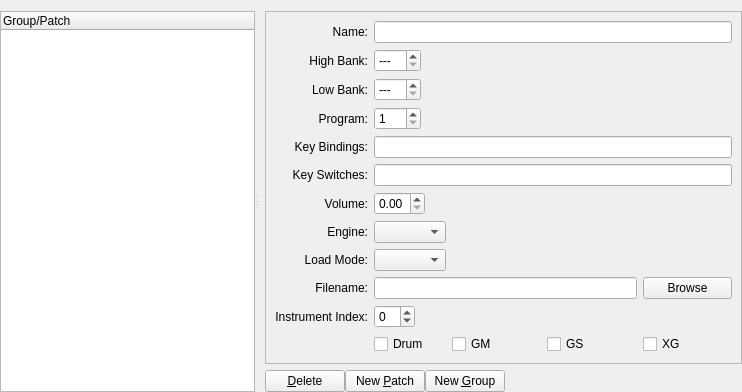
           <widget class="QWidget" name="patchesTab">
            <property name="autoFillBackground">
             <bool>true</bool>
            </property>
            <attribute name="title">
             <string>    Pa&amp;tches    </string>
            </attribute>
            <layout class="QVBoxLayout">
             <property name="leftMargin">
              <number>0</number>
             </property>
             <property name="rightMargin">
              <number>0</number>
             </property>
             <property name="bottomMargin">
              <number>0</number>
             </property>
             <item>
              <widget class="QSplitter" name="splitter5">
               <property name="orientation">
                <enum>Qt::Horizontal</enum>
               </property>
               <widget class="QTreeWidget" name="patchView">
                <property name="sizePolicy">
                 <sizepolicy hsizetype="Expanding" vsizetype="Expanding">
                  <horstretch>0</horstretch>
                  <verstretch>0</verstretch>
                 </sizepolicy>
                </property>
                <property name="toolTip">
                 <string/>
                </property>
                <property name="whatsThis">
                 <string>List of groups and patches.</string>
                </property>
                <property name="alternatingRowColors">
                 <bool>true</bool>
                </property>
                <property name="rootIsDecorated">
                 <bool>true</bool>
                </property>
                <property name="allColumnsShowFocus">
                 <bool>true</bool>
                </property>
                <column>
                 <property name="text">
                  <string>Group/Patch</string>
                 </property>
                </column>
               </widget>
               <widget class="QWidget" name="layout27">
                <layout class="QVBoxLayout" stretch="1,1,0">
                 <property name="spacing">
                  <number>0</number>
                 </property>
                 <property name="leftMargin">
                  <number>6</number>
                 </property>
                 <property name="rightMargin">
                  <number>0</number>
                 </property>
                 <item>
                  <widget class="QFrame" name="propertiesFrame">
                   <property name="frameShape">
                    <enum>QFrame::StyledPanel</enum>
                   </property>
                   <property name="frameShadow">
                    <enum>QFrame::Raised</enum>
                   </property>
                   <layout class="QVBoxLayout" name="verticalLayout">
                    <property name="margin">
                     <number>0</number>
                    </property>
                    <item>
                     <widget class="QFrame" name="frame2">
                      <layout class="QGridLayout" name="gridLayout_2">
                       <item row="0" column="0">
                        <widget class="QLabel" name="textLabelPatchName">
                         <property name="text">
                          <string>Name:</string>
                         </property>
                         <property name="alignment">
                          <set>Qt::AlignRight|Qt::AlignTrailing|Qt::AlignVCenter</set>
                         </property>
                         <property name="wordWrap">
                          <bool>false</bool>
                         </property>
                        </widget>
                       </item>
                       <item row="0" column="1" colspan="4">
                        <widget class="QLineEdit" name="patchNameEdit">
                         <property name="toolTip">
                          <string>Group or patch name</string>
                         </property>
                         <property name="whatsThis">
                          <string>Group or patch name</string>
                         </property>
                        </widget>
                       </item>
                       <item row="1" column="0">
                        <widget class="QLabel" name="textLabel2_2">
                         <property name="text">
                          <string>High Bank:</string>
                         </property>
                         <property name="alignment">
                          <set>Qt::AlignRight|Qt::AlignTrailing|Qt::AlignVCenter</set>
                         </property>
                         <property name="wordWrap">
                          <bool>false</bool>
                         </property>
                        </widget>
                       </item>
                       <item row="1" column="1">
                        <widget class="QSpinBox" name="spinBoxHBank">
                         <property name="sizePolicy">
                          <sizepolicy hsizetype="Fixed" vsizetype="Fixed">
                           <horstretch>0</horstretch>
                           <verstretch>0</verstretch>
                          </sizepolicy>
                         </property>
                         <property name="toolTip">
                          <string>Patch high bank number</string>
                         </property>
                         <property name="whatsThis">
                          <string>Patch high bank number. --- means don't care.</string>
                         </property>
                         <property name="specialValueText">
                          <string comment="dont care">---</string>
                         </property>
                         <property name="minimum">
                          <number>0</number>
                         </property>
                         <property name="maximum">
                          <number>128</number>
                         </property>
                         <property name="value">
                          <number>0</number>
                         </property>
                        </widget>
                       </item>
                       <item row="2" column="0">
                        <widget class="QLabel" name="textLabel3_2">
                         <property name="text">
                          <string>Low Bank:</string>
                         </property>
                         <property name="alignment">
                          <set>Qt::AlignRight|Qt::AlignTrailing|Qt::AlignVCenter</set>
                         </property>
                         <property name="wordWrap">
                          <bool>false</bool>
                         </property>
                        </widget>
                       </item>
                       <item row="2" column="1">
                        <widget class="QSpinBox" name="spinBoxLBank">
                         <property name="sizePolicy">
                          <sizepolicy hsizetype="Fixed" vsizetype="Fixed">
                           <horstretch>0</horstretch>
                           <verstretch>0</verstretch>
                          </sizepolicy>
                         </property>
                         <property name="toolTip">
                          <string>Patch low bank number</string>
                         </property>
                         <property name="whatsThis">
                          <string>Patch low bank number. --- means don't care.</string>
                         </property>
                         <property name="specialValueText">
                          <string>---</string>
                         </property>
                         <property name="minimum">
                          <number>0</number>
                         </property>
                         <property name="maximum">
                          <number>128</number>
                         </property>
                         <property name="value">
                          <number>0</number>
                         </property>
                        </widget>
                       </item>
                       <item row="3" column="0">
                        <widget class="QLabel" name="textLabel4_3">
                         <property name="text">
                          <string>Program:</string>
                         </property>
                         <property name="alignment">
                          <set>Qt::AlignRight|Qt::AlignTrailing|Qt::AlignVCenter</set>
                         </property>
                         <property name="wordWrap">
                          <bool>false</bool>
                         </property>
                        </widget>
                       </item>
                       <item row="3" column="1">
                        <widget class="QSpinBox" name="spinBoxProgram">
                         <property name="sizePolicy">
                          <sizepolicy hsizetype="Fixed" vsizetype="Fixed">
                           <horstretch>0</horstretch>
                           <verstretch>0</verstretch>
                          </sizepolicy>
                         </property>
                         <property name="toolTip">
                          <string>Patch program number</string>
                         </property>
                         <property name="whatsThis">
                          <string>Patch program number</string>
                         </property>
                         <property name="minimum">
                          <number>1</number>
                         </property>
                         <property name="maximum">
                          <number>128</number>
                         </property>
                         <property name="value">
                          <number>1</number>
                         </property>
                        </widget>
                       </item>
                       <item row="4" column="0">
                        <widget class="QLabel" name="label">
                         <property name="text">
                          <string>Key Bindings:</string>
                         </property>
                         <property name="alignment">
                          <set>Qt::AlignRight|Qt::AlignTrailing|Qt::AlignVCenter</set>
                         </property>
                        </widget>
                       </item>
                       <item row="4" column="1" colspan="4">
                        <widget class="QLineEdit" name="txtKeys">
                         <property name="toolTip">
                          <string>&lt;!DOCTYPE HTML PUBLIC &quot;-//W3C//DTD HTML 4.0//EN&quot; &quot;http://www.w3.org/TR/REC-html40/strict.dtd&quot;&gt;
&lt;html&gt;&lt;head&gt;&lt;meta name=&quot;qrichtext&quot; content=&quot;1&quot; /&gt;&lt;style type=&quot;text/css&quot;&gt;
p, li { white-space: pre-wrap; }
&lt;/style&gt;&lt;/head&gt;&lt;body style=&quot; font-family:'Luxi Serif'; font-size:10pt; font-weight:400; font-style:normal;&quot;&gt;
&lt;p style=&quot; margin-top:0px; margin-bottom:0px; margin-left:0px; margin-right:0px; -qt-block-indent:0; text-indent:0px;&quot;&gt;Insert and &lt;span style=&quot; font-weight:600;&quot;&gt;comma&lt;/span&gt; separated list of numbers from &lt;span style=&quot; font-weight:600;&quot;&gt;0...127&lt;/span&gt; to represent the active key range of this Patch.&lt;/p&gt;
&lt;p style=&quot; margin-top:0px; margin-bottom:0px; margin-left:0px; margin-right:0px; -qt-block-indent:0; text-indent:0px;&quot;&gt;Example: 8,26,27,28,56,58&lt;/p&gt;&lt;/body&gt;&lt;/html&gt;</string>
                         </property>
                        </widget>
                       </item>
                       <item row="5" column="0">
                        <widget class="QLabel" name="label_2">
                         <property name="text">
                          <string>Key Switches:</string>
                         </property>
                         <property name="alignment">
                          <set>Qt::AlignRight|Qt::AlignTrailing|Qt::AlignVCenter</set>
                         </property>
                        </widget>
                       </item>
                       <item row="5" column="1" colspan="4">
                        <widget class="QLineEdit" name="txtKeySwitches">
                         <property name="toolTip">
                          <string>&lt;!DOCTYPE HTML PUBLIC &quot;-//W3C//DTD HTML 4.0//EN&quot; &quot;http://www.w3.org/TR/REC-html40/strict.dtd&quot;&gt;
&lt;html&gt;&lt;head&gt;&lt;meta name=&quot;qrichtext&quot; content=&quot;1&quot; /&gt;&lt;style type=&quot;text/css&quot;&gt;
p, li { white-space: pre-wrap; }
&lt;/style&gt;&lt;/head&gt;&lt;body style=&quot; font-family:'Luxi Serif'; font-size:10pt; font-weight:400; font-style:normal;&quot;&gt;
&lt;p style=&quot; margin-top:0px; margin-bottom:0px; margin-left:0px; margin-right:0px; -qt-block-indent:0; text-indent:0px;&quot;&gt;Insert and &lt;span style=&quot; font-weight:600;&quot;&gt;comma&lt;/span&gt; separated list of numbers from &lt;span style=&quot; font-weight:600;&quot;&gt;0...127&lt;/span&gt; to represent the active key switches of this Patch.&lt;/p&gt;
&lt;p style=&quot; margin-top:0px; margin-bottom:0px; margin-left:0px; margin-right:0px; -qt-block-indent:0; text-indent:0px;&quot;&gt;Example: 8,26,27,28,56,58&lt;/p&gt;&lt;/body&gt;&lt;/html&gt;</string>
                         </property>
                        </widget>
                       </item>
                       <item row="6" column="0">
                        <widget class="QLabel" name="label_4">
                         <property name="text">
                          <string>Volume:</string>
                         </property>
                         <property name="alignment">
                          <set>Qt::AlignRight|Qt::AlignTrailing|Qt::AlignVCenter</set>
                         </property>
                        </widget>
                       </item>
                       <item row="6" column="1">
                        <widget class="QDoubleSpinBox" name="txtVolume">
                         <property name="sizePolicy">
                          <sizepolicy hsizetype="Fixed" vsizetype="Fixed">
                           <horstretch>0</horstretch>
                           <verstretch>0</verstretch>
                          </sizepolicy>
                         </property>
                         <property name="maximum">
                          <double>1.000000000000000</double>
                         </property>
                         <property name="singleStep">
                          <double>0.100000000000000</double>
                         </property>
                        </widget>
                       </item>
                       <item row="7" column="0">
                        <widget class="QLabel" name="label_3">
                         <property name="text">
                          <string>Engine:</string>
                         </property>
                         <property name="alignment">
                          <set>Qt::AlignRight|Qt::AlignTrailing|Qt::AlignVCenter</set>
                         </property>
                        </widget>
                       </item>
                       <item row="7" column="1">
                        <widget class="QComboBox" name="cmbEngine">
                         <property name="sizePolicy">
                          <sizepolicy hsizetype="Fixed" vsizetype="Fixed">
                           <horstretch>0</horstretch>
                           <verstretch>0</verstretch>
                          </sizepolicy>
                         </property>
                        </widget>
                       </item>
                       <item row="8" column="0">
                        <widget class="QLabel" name="label_5">
                         <property name="text">
                          <string>Load Mode:</string>
                         </property>
                         <property name="alignment">
                          <set>Qt::AlignRight|Qt::AlignTrailing|Qt::AlignVCenter</set>
                         </property>
                        </widget>
                       </item>
                       <item row="8" column="1">
                        <widget class="QComboBox" name="cmbLoadMode">
                         <property name="sizePolicy">
                          <sizepolicy hsizetype="Fixed" vsizetype="Fixed">
                           <horstretch>0</horstretch>
                           <verstretch>0</verstretch>
                          </sizepolicy>
                         </property>
                         <property name="sizeAdjustPolicy">
                          <enum>QComboBox::AdjustToContents</enum>
                         </property>
                        </widget>
                       </item>
                       <item row="9" column="0">
                        <widget class="QLabel" name="label_6">
                         <property name="text">
                          <string>Filename:</string>
                         </property>
                         <property name="alignment">
                          <set>Qt::AlignRight|Qt::AlignTrailing|Qt::AlignVCenter</set>
                         </property>
                        </widget>
                       </item>
                       <item row="9" column="1" colspan="3">
                        <widget class="QLineEdit" name="txtFilename"/>
                       </item>
                       <item row="9" column="4">
                        <widget class="QPushButton" name="btnBrowse">
                         <property name="text">
                          <string>Browse</string>
                         </property>
                        </widget>
                       </item>
                       <item row="10" column="0">
                        <widget class="QLabel" name="label_8">
                         <property name="text">
                          <string>Instrument Index:</string>
                         </property>
                         <property name="alignment">
                          <set>Qt::AlignRight|Qt::AlignTrailing|Qt::AlignVCenter</set>
                         </property>
                        </widget>
                       </item>
                       <item row="10" column="1">
                        <widget class="QSpinBox" name="txtIndex">
                         <property name="sizePolicy">
                          <sizepolicy hsizetype="Fixed" vsizetype="Fixed">
                           <horstretch>0</horstretch>
                           <verstretch>0</verstretch>
                          </sizepolicy>
                         </property>
                         <property name="minimum">
                          <number>-1</number>
                         </property>
                        </widget>
                       </item>
                       <item row="11" column="1">
                        <widget class="QCheckBox" name="checkBoxDrum">
                         <property name="toolTip">
                          <string>Drum patch</string>
                         </property>
                         <property name="whatsThis">
                          <string>If set, the patch is available only for drum channels.</string>
                         </property>
                         <property name="text">
                          <string>Drum</string>
                         </property>
                         <property name="shortcut">
                          <string/>
                         </property>
                        </widget>
                       </item>
                       <item row="11" column="2">
                        <widget class="QCheckBox" name="checkBoxGM">
                         <property name="toolTip">
                          <string>GM patch</string>
                         </property>
                         <property name="whatsThis">
                          <string>If set, the patch is available in a 'GM' or 'NO' midi song type.</string>
                         </property>
                         <property name="text">
                          <string>GM</string>
                         </property>
                         <property name="shortcut">
                          <string/>
                         </property>
                        </widget>
                       </item>
                       <item row="11" column="3">
                        <widget class="QCheckBox" name="checkBoxGS">
                         <property name="toolTip">
                          <string>GS patch</string>
                         </property>
                         <property name="whatsThis">
                          <string>If set, the patch is available in a 'GS' or 'NO' midi song type.</string>
                         </property>
                         <property name="text">
                          <string>GS</string>
                         </property>
                        </widget>
                       </item>
                       <item row="11" column="4">
                        <widget class="QCheckBox" name="checkBoxXG">
                         <property name="toolTip">
                          <string>XG patch</string>
                         </property>
                         <property name="whatsThis">
                          <string>If set, the patch is available in an 'XG' or 'NO' midi song type.</string>
                         </property>
                         <property name="text">
                          <string>XG</string>
                         </property>
                        </widget>
                       </item>
                      </layout>
                     </widget>
                    </item>
                   </layout>
                  </widget>
                 </item>
                 <item>
                  <spacer name="verticalSpacer">
                   <property name="orientation">
                    <enum>Qt::Vertical</enum>
                   </property>
                   <property name="sizeType">
                    <enum>QSizePolicy::Expanding</enum>
                   </property>
                   <property name="sizeHint" stdset="0">
                    <size>
                     <width>20</width>
                     <height>6</height>
                    </size>
                   </property>
                  </spacer>
                 </item>
                 <item>
                  <layout class="QHBoxLayout">
                   <property name="sizeConstraint">
                    <enum>QLayout::SetDefaultConstraint</enum>
                   </property>
                   <item>
                    <widget class="QPushButton" name="patchDelete">
                     <property name="sizePolicy">
                      <sizepolicy hsizetype="Fixed" vsizetype="Fixed">
                       <horstretch>0</horstretch>
                       <verstretch>0</verstretch>
                      </sizepolicy>
                     </property>
                     <property name="toolTip">
                      <string>Delete group or patch</string>
                     </property>
                     <property name="text">
                      <string>&amp;Delete</string>
                     </property>
                     <property name="shortcut">
                      <string>Alt+D</string>
                     </property>
                    </widget>
                   </item>
                   <item>
                    <widget class="QPushButton" name="patchNew">
                     <property name="sizePolicy">
                      <sizepolicy hsizetype="Fixed" vsizetype="Fixed">
                       <horstretch>0</horstretch>
                       <verstretch>0</verstretch>
                      </sizepolicy>
                     </property>
                     <property name="toolTip">
                      <string>New patch</string>
                     </property>
                     <property name="text">
                      <string>New &amp;Patch</string>
                     </property>
                     <property name="shortcut">
                      <string>Alt+P</string>
                     </property>
                    </widget>
                   </item>
                   <item>
                    <widget class="QPushButton" name="patchNewGroup">
                     <property name="toolTip">
                      <string>New group</string>
                     </property>
                     <property name="text">
                      <string>New &amp;Group</string>
                     </property>
                     <property name="shortcut">
                      <string>Alt+G</string>
                     </property>
                    </widget>
                   </item>
                   <item>
                    <spacer name="spacer11">
                     <property name="orientation">
                      <enum>Qt::Horizontal</enum>
                     </property>
                     <property name="sizeType">
                      <enum>QSizePolicy::Expanding</enum>
                     </property>
                     <property name="sizeHint" stdset="0">
                      <size>
                       <width>240</width>
                       <height>20</height>
                      </size>
                     </property>
                    </spacer>
                   </item>
                  </layout>
                 </item>
                </layout>
               </widget>
              </widget>
             </item>
            </layout>
           </widget>
